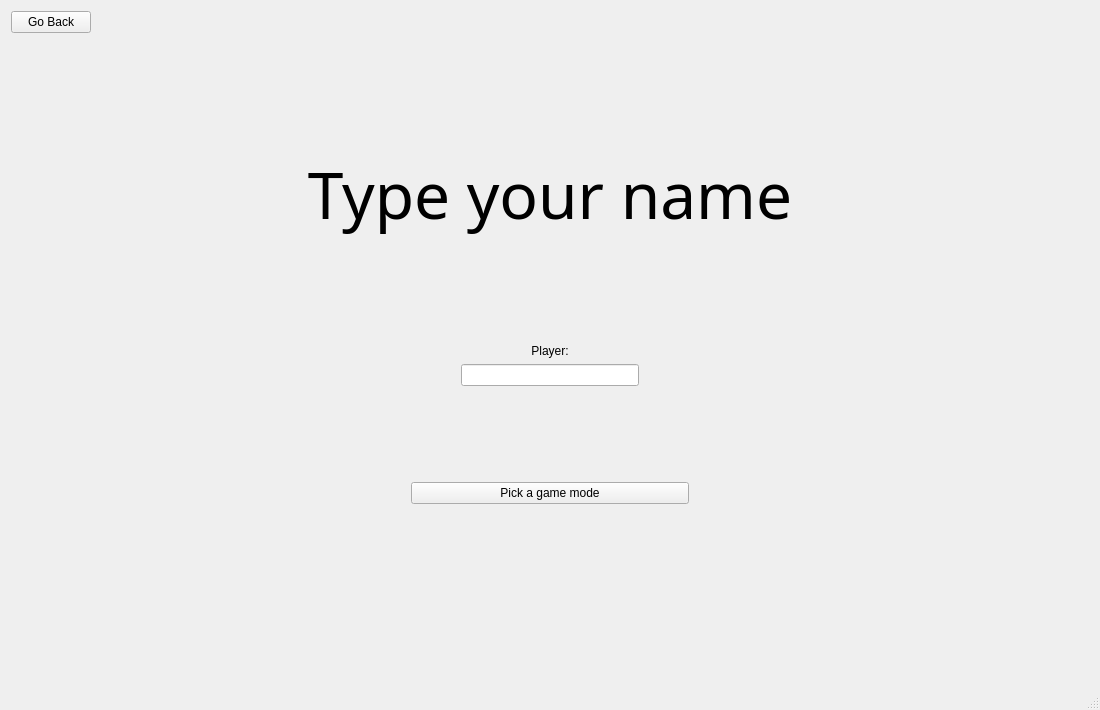
<?xml version="1.0" encoding="UTF-8"?>
<ui version="4.0">
 <class>NameAIWindowClass</class>
 <widget class="QMainWindow" name="NameAIWindowClass">
  <property name="geometry">
   <rect>
    <x>0</x>
    <y>0</y>
    <width>1100</width>
    <height>710</height>
   </rect>
  </property>
  <property name="windowTitle">
   <string>NameAIWindow</string>
  </property>
  <widget class="QWidget" name="centralWidget">
   <layout class="QVBoxLayout" name="verticalLayout_3">
    <item>
     <layout class="QGridLayout" name="gridLayout">
      <item row="1" column="0">
       <widget class="QLabel" name="titleLabel">
        <property name="font">
         <font>
          <family>Tw Cen MT</family>
          <pointsize>48</pointsize>
         </font>
        </property>
        <property name="text">
         <string>Type your name</string>
        </property>
        <property name="alignment">
         <set>Qt::AlignCenter</set>
        </property>
       </widget>
      </item>
      <item row="0" column="0">
       <layout class="QGridLayout" name="gridLayout_3">
        <item row="0" column="0">
         <widget class="QPushButton" name="buttonBack">
          <property name="text">
           <string>Go Back</string>
          </property>
         </widget>
        </item>
        <item row="0" column="1">
         <spacer name="horizontalSpacer_4">
          <property name="orientation">
           <enum>Qt::Horizontal</enum>
          </property>
          <property name="sizeHint" stdset="0">
           <size>
            <width>40</width>
            <height>20</height>
           </size>
          </property>
         </spacer>
        </item>
        <item row="1" column="1">
         <spacer name="verticalSpacer_2">
          <property name="orientation">
           <enum>Qt::Vertical</enum>
          </property>
          <property name="sizeHint" stdset="0">
           <size>
            <width>20</width>
            <height>111</height>
           </size>
          </property>
         </spacer>
        </item>
       </layout>
      </item>
     </layout>
    </item>
    <item>
     <spacer name="verticalSpacer">
      <property name="orientation">
       <enum>Qt::Vertical</enum>
      </property>
      <property name="sizeType">
       <enum>QSizePolicy::Fixed</enum>
      </property>
      <property name="sizeHint" stdset="0">
       <size>
        <width>20</width>
        <height>100</height>
       </size>
      </property>
     </spacer>
    </item>
    <item>
     <layout class="QHBoxLayout" name="horizontalLayout_4">
      <item>
       <spacer name="horizontalSpacer_2">
        <property name="orientation">
         <enum>Qt::Horizontal</enum>
        </property>
        <property name="sizeType">
         <enum>QSizePolicy::Fixed</enum>
        </property>
        <property name="sizeHint" stdset="0">
         <size>
          <width>450</width>
          <height>20</height>
         </size>
        </property>
       </spacer>
      </item>
      <item>
       <layout class="QVBoxLayout" name="verticalLayout_2">
        <item>
         <widget class="QLabel" name="playerNameLabel">
          <property name="text">
           <string>Player:</string>
          </property>
          <property name="alignment">
           <set>Qt::AlignCenter</set>
          </property>
         </widget>
        </item>
        <item>
         <widget class="QLineEdit" name="player1NameLineEdit"/>
        </item>
       </layout>
      </item>
      <item>
       <spacer name="horizontalSpacer_6">
        <property name="orientation">
         <enum>Qt::Horizontal</enum>
        </property>
        <property name="sizeType">
         <enum>QSizePolicy::Fixed</enum>
        </property>
        <property name="sizeHint" stdset="0">
         <size>
          <width>450</width>
          <height>20</height>
         </size>
        </property>
       </spacer>
      </item>
     </layout>
    </item>
    <item>
     <spacer name="verticalSpacer_3">
      <property name="orientation">
       <enum>Qt::Vertical</enum>
      </property>
      <property name="sizeType">
       <enum>QSizePolicy::Fixed</enum>
      </property>
      <property name="sizeHint" stdset="0">
       <size>
        <width>20</width>
        <height>90</height>
       </size>
      </property>
     </spacer>
    </item>
    <item>
     <layout class="QHBoxLayout" name="horizontalLayout">
      <item>
       <spacer name="horizontalSpacer_3">
        <property name="orientation">
         <enum>Qt::Horizontal</enum>
        </property>
        <property name="sizeType">
         <enum>QSizePolicy::Fixed</enum>
        </property>
        <property name="sizeHint" stdset="0">
         <size>
          <width>400</width>
          <height>20</height>
         </size>
        </property>
       </spacer>
      </item>
      <item>
       <widget class="QPushButton" name="gameModeButton">
        <property name="text">
         <string>Pick a game mode</string>
        </property>
       </widget>
      </item>
      <item>
       <spacer name="horizontalSpacer">
        <property name="orientation">
         <enum>Qt::Horizontal</enum>
        </property>
        <property name="sizeType">
         <enum>QSizePolicy::Fixed</enum>
        </property>
        <property name="sizeHint" stdset="0">
         <size>
          <width>400</width>
          <height>20</height>
         </size>
        </property>
       </spacer>
      </item>
     </layout>
    </item>
    <item>
     <spacer name="verticalSpacer_4">
      <property name="orientation">
       <enum>Qt::Vertical</enum>
      </property>
      <property name="sizeHint" stdset="0">
       <size>
        <width>20</width>
        <height>153</height>
       </size>
      </property>
     </spacer>
    </item>
   </layout>
  </widget>
  <widget class="QStatusBar" name="statusBar"/>
 </widget>
 <layoutdefault spacing="6" margin="11"/>
 <resources/>
 <connections/>
</ui>
